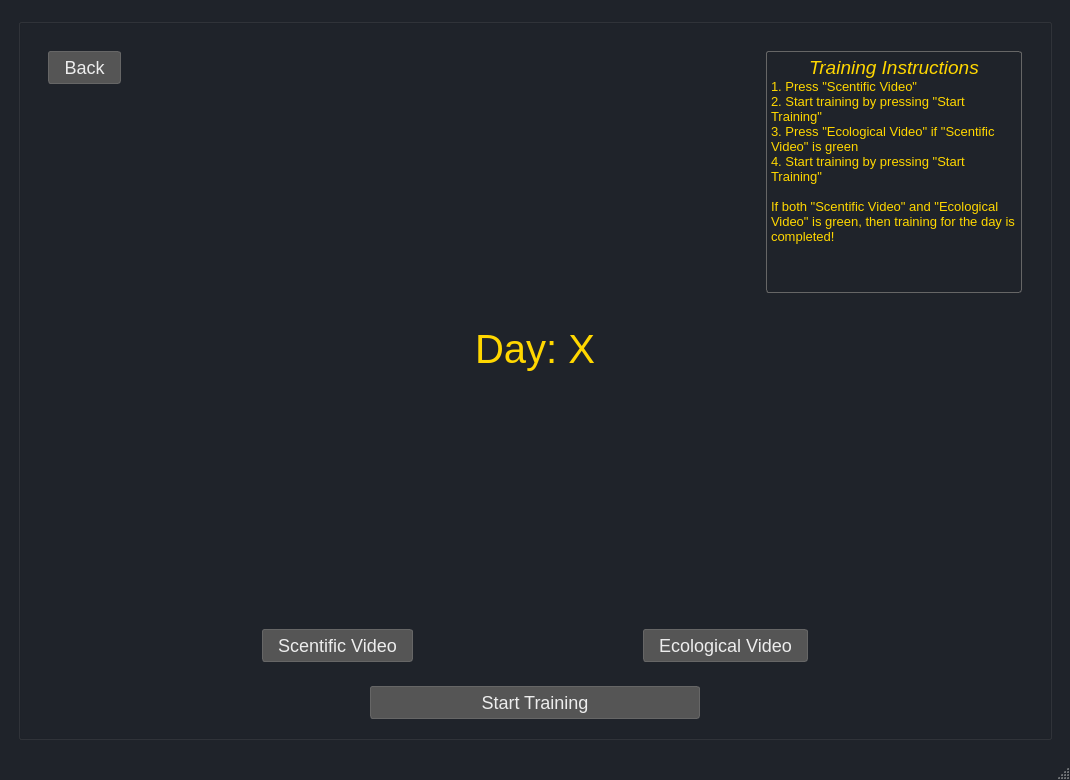
<?xml version="1.0" encoding="UTF-8"?>
<ui version="4.0">
 <class>MainWindow</class>
 <widget class="QMainWindow" name="MainWindow">
  <property name="geometry">
   <rect>
    <x>0</x>
    <y>0</y>
    <width>1070</width>
    <height>780</height>
   </rect>
  </property>
  <property name="font">
   <font>
    <family>Inter SemiBold</family>
    <pointsize>12</pointsize>
    <bold>true</bold>
   </font>
  </property>
  <property name="windowTitle">
   <string>Neurofeedback training</string>
  </property>
  <property name="windowIcon">
   <iconset resource="../Icons/Icons.qrc">
    <normaloff>:/MainWindow/KI_ICON_ONLY.png</normaloff>:/MainWindow/KI_ICON_ONLY.png</iconset>
  </property>
  <property name="styleSheet">
   <string notr="true">QMainWindow {
    background-color: #1f232a;
    color: #EDEDED;
}

#centralWidget{
	background-color: #1f232a;
}

QPushButton {
    background-color: #555;
    color: #EDEDED;
    border: 1px solid #666;
    padding: 5px 15px;
    border-radius: 3px;
    font-size: 18px;
    font-family: &quot;Inter SemiBold&quot;;
}

QPushButton:hover {
    background-color: #666;
}

QPushButton:pressed {
    background-color: #444;
}

QGroupBox {
    font-size: 18px;  /* Adjust the size as needed */
    color: #FFD700;   /* Change to your desired color */
}

QGroupBox::title {
    subcontrol-origin: margin;
    subcontrol-position: top center;  /* Adjust if you want the title to be left or right aligned */
	padding: 0 3px;
}

QStatusBar{
	color: #FFD700;
	font-size: 14px;  /* Adjust the size as needed */

}

QLabel{
	color: #FFD700;
}

QTextEdit{
	color: #FFD700;
	background-color: #1f232a;
	border: 1px solid #666;
    border-radius: 3px;
}

</string>
  </property>
  <widget class="QWidget" name="centralwidget">
   <layout class="QGridLayout" name="gridLayout">
    <item row="0" column="0">
     <widget class="QStackedWidget" name="stackedWidget">
      <property name="currentIndex">
       <number>1</number>
      </property>
      <widget class="QWidget" name="page_1">
       <layout class="QHBoxLayout" name="horizontalLayout">
        <item>
         <widget class="QGroupBox" name="page1_groupBox_Week1">
          <property name="sizePolicy">
           <sizepolicy hsizetype="Expanding" vsizetype="Expanding">
            <horstretch>0</horstretch>
            <verstretch>0</verstretch>
           </sizepolicy>
          </property>
          <property name="font">
           <font>
            <family>Source Serif Pro</family>
            <pointsize>-1</pointsize>
           </font>
          </property>
          <property name="title">
           <string>Week 1</string>
          </property>
          <property name="alignment">
           <set>Qt::AlignCenter</set>
          </property>
          <layout class="QVBoxLayout" name="verticalLayout">
           <item>
            <widget class="QPushButton" name="pb_Day1">
             <property name="text">
              <string>Day 1</string>
             </property>
             <property name="iconSize">
              <size>
               <width>50</width>
               <height>50</height>
              </size>
             </property>
            </widget>
           </item>
           <item>
            <widget class="QPushButton" name="pb_Day2">
             <property name="text">
              <string>Day 2</string>
             </property>
             <property name="iconSize">
              <size>
               <width>50</width>
               <height>50</height>
              </size>
             </property>
            </widget>
           </item>
           <item>
            <widget class="QPushButton" name="pb_Day3">
             <property name="text">
              <string>Day 3</string>
             </property>
             <property name="iconSize">
              <size>
               <width>50</width>
               <height>50</height>
              </size>
             </property>
            </widget>
           </item>
           <item>
            <widget class="QPushButton" name="pb_Day4">
             <property name="text">
              <string>Day 4</string>
             </property>
             <property name="iconSize">
              <size>
               <width>50</width>
               <height>50</height>
              </size>
             </property>
            </widget>
           </item>
           <item>
            <widget class="QPushButton" name="pb_Day5">
             <property name="text">
              <string>Day 5</string>
             </property>
             <property name="iconSize">
              <size>
               <width>50</width>
               <height>50</height>
              </size>
             </property>
            </widget>
           </item>
           <item>
            <widget class="QPushButton" name="pb_Day6">
             <property name="text">
              <string>Day 6</string>
             </property>
             <property name="iconSize">
              <size>
               <width>50</width>
               <height>50</height>
              </size>
             </property>
            </widget>
           </item>
           <item>
            <widget class="QPushButton" name="pb_Day7">
             <property name="text">
              <string>Day 7</string>
             </property>
             <property name="iconSize">
              <size>
               <width>50</width>
               <height>50</height>
              </size>
             </property>
            </widget>
           </item>
          </layout>
         </widget>
        </item>
        <item>
         <widget class="QGroupBox" name="page1_groupBox_Week2">
          <property name="sizePolicy">
           <sizepolicy hsizetype="Expanding" vsizetype="Expanding">
            <horstretch>0</horstretch>
            <verstretch>0</verstretch>
           </sizepolicy>
          </property>
          <property name="font">
           <font>
            <family>Source Serif Pro</family>
            <pointsize>-1</pointsize>
            <italic>false</italic>
            <bold>false</bold>
           </font>
          </property>
          <property name="title">
           <string>Week 2</string>
          </property>
          <property name="alignment">
           <set>Qt::AlignCenter</set>
          </property>
          <layout class="QVBoxLayout" name="verticalLayout_2">
           <item>
            <widget class="QPushButton" name="pb_Day8">
             <property name="text">
              <string>Day 8</string>
             </property>
             <property name="iconSize">
              <size>
               <width>50</width>
               <height>50</height>
              </size>
             </property>
            </widget>
           </item>
           <item>
            <widget class="QPushButton" name="pb_Day9">
             <property name="text">
              <string>Day 9</string>
             </property>
             <property name="iconSize">
              <size>
               <width>50</width>
               <height>50</height>
              </size>
             </property>
            </widget>
           </item>
           <item>
            <widget class="QPushButton" name="pb_Day10">
             <property name="text">
              <string>Day 10</string>
             </property>
             <property name="iconSize">
              <size>
               <width>50</width>
               <height>50</height>
              </size>
             </property>
            </widget>
           </item>
           <item>
            <widget class="QPushButton" name="pb_Day11">
             <property name="text">
              <string>Day 11</string>
             </property>
             <property name="iconSize">
              <size>
               <width>50</width>
               <height>50</height>
              </size>
             </property>
            </widget>
           </item>
           <item>
            <widget class="QPushButton" name="pb_Day12">
             <property name="text">
              <string>Day 12</string>
             </property>
             <property name="iconSize">
              <size>
               <width>50</width>
               <height>50</height>
              </size>
             </property>
            </widget>
           </item>
           <item>
            <widget class="QPushButton" name="pb_Day13">
             <property name="text">
              <string>Day 13</string>
             </property>
             <property name="iconSize">
              <size>
               <width>50</width>
               <height>50</height>
              </size>
             </property>
            </widget>
           </item>
           <item>
            <widget class="QPushButton" name="pb_Day14">
             <property name="text">
              <string>Day 14</string>
             </property>
             <property name="iconSize">
              <size>
               <width>50</width>
               <height>50</height>
              </size>
             </property>
            </widget>
           </item>
          </layout>
         </widget>
        </item>
       </layout>
      </widget>
      <widget class="QWidget" name="page_2">
       <layout class="QGridLayout" name="gridLayout_2">
        <item row="0" column="0">
         <widget class="QGroupBox" name="mainPage2_groupBox">
          <property name="font">
           <font>
            <pointsize>-1</pointsize>
           </font>
          </property>
          <property name="title">
           <string/>
          </property>
          <layout class="QVBoxLayout" name="verticalLayout_3">
           <item>
            <widget class="QGroupBox" name="page2_groupBox_BackButton">
             <property name="styleSheet">
              <string notr="true">QGroupBox {
    font-size: 18px;  /* Adjust the size as needed */
    color: #FFD700;   /* Change to your desired color */
	border: 0;
}</string>
             </property>
             <property name="title">
              <string/>
             </property>
             <layout class="QHBoxLayout" name="horizontalLayout_2">
              <item>
               <widget class="QGroupBox" name="groupBox">
                <property name="title">
                 <string/>
                </property>
                <layout class="QGridLayout" name="gridLayout_6">
                 <item row="0" column="0">
                  <widget class="QPushButton" name="pb_BackButton">
                   <property name="text">
                    <string>Back</string>
                   </property>
                   <property name="iconSize">
                    <size>
                     <width>50</width>
                     <height>50</height>
                    </size>
                   </property>
                  </widget>
                 </item>
                 <item row="1" column="0">
                  <spacer name="verticalSpacer_3">
                   <property name="orientation">
                    <enum>Qt::Vertical</enum>
                   </property>
                   <property name="sizeHint" stdset="0">
                    <size>
                     <width>20</width>
                     <height>40</height>
                    </size>
                   </property>
                  </spacer>
                 </item>
                 <item row="0" column="1">
                  <spacer name="horizontalSpacer">
                   <property name="orientation">
                    <enum>Qt::Horizontal</enum>
                   </property>
                   <property name="sizeHint" stdset="0">
                    <size>
                     <width>40</width>
                     <height>20</height>
                    </size>
                   </property>
                  </spacer>
                 </item>
                </layout>
               </widget>
              </item>
              <item>
               <spacer name="verticalSpacer">
                <property name="orientation">
                 <enum>Qt::Vertical</enum>
                </property>
                <property name="sizeHint" stdset="0">
                 <size>
                  <width>20</width>
                  <height>40</height>
                 </size>
                </property>
               </spacer>
              </item>
              <item>
               <widget class="QGroupBox" name="page2_groupBox_TextEdit">
                <property name="title">
                 <string/>
                </property>
                <layout class="QGridLayout" name="gridLayout_7">
                 <item row="0" column="1">
                  <widget class="QTextEdit" name="textEdit">
                   <property name="readOnly">
                    <bool>true</bool>
                   </property>
                   <property name="html">
                    <string>&lt;!DOCTYPE HTML PUBLIC &quot;-//W3C//DTD HTML 4.0//EN&quot; &quot;http://www.w3.org/TR/REC-html40/strict.dtd&quot;&gt;
&lt;html&gt;&lt;head&gt;&lt;meta name=&quot;qrichtext&quot; content=&quot;1&quot; /&gt;&lt;meta charset=&quot;utf-8&quot; /&gt;&lt;style type=&quot;text/css&quot;&gt;
p, li { white-space: pre-wrap; }
hr { height: 1px; border-width: 0; }
li.unchecked::marker { content: &quot;\2610&quot;; }
li.checked::marker { content: &quot;\2612&quot;; }
&lt;/style&gt;&lt;/head&gt;&lt;body style=&quot; font-family:'Segoe UI'; font-size:9pt; font-weight:400; font-style:normal;&quot;&gt;
&lt;p align=&quot;center&quot; style=&quot; margin-top:0px; margin-bottom:0px; margin-left:0px; margin-right:0px; -qt-block-indent:0; text-indent:0px;&quot;&gt;&lt;span style=&quot; font-size:14pt; font-style:italic;&quot;&gt;Training Instructions&lt;/span&gt;&lt;/p&gt;
&lt;p style=&quot; margin-top:0px; margin-bottom:0px; margin-left:0px; margin-right:0px; -qt-block-indent:0; text-indent:0px;&quot;&gt;&lt;span style=&quot; font-size:10pt;&quot;&gt;1. Press &amp;quot;Scentific Video&amp;quot;&lt;/span&gt;&lt;/p&gt;
&lt;p style=&quot; margin-top:0px; margin-bottom:0px; margin-left:0px; margin-right:0px; -qt-block-indent:0; text-indent:0px;&quot;&gt;&lt;span style=&quot; font-size:10pt;&quot;&gt;2. Start training by pressing &amp;quot;Start Training&amp;quot;&lt;/span&gt;&lt;/p&gt;
&lt;p style=&quot; margin-top:0px; margin-bottom:0px; margin-left:0px; margin-right:0px; -qt-block-indent:0; text-indent:0px;&quot;&gt;&lt;span style=&quot; font-size:10pt;&quot;&gt;3. Press &amp;quot;Ecological Video&amp;quot; if &amp;quot;Scentific Video&amp;quot; is green&lt;br /&gt;4. Start training by pressing &amp;quot;Start Training&amp;quot;&lt;/span&gt;&lt;/p&gt;
&lt;p style=&quot; margin-top:0px; margin-bottom:0px; margin-left:0px; margin-right:0px; -qt-block-indent:0; text-indent:0px;&quot;&gt;&lt;span style=&quot; font-size:10pt;&quot;&gt;&lt;br /&gt;If both &amp;quot;Scentific Video&amp;quot; and &amp;quot;Ecological Video&amp;quot; is green, then training for the day is completed!&lt;/span&gt;&lt;/p&gt;&lt;/body&gt;&lt;/html&gt;</string>
                   </property>
                  </widget>
                 </item>
                 <item row="0" column="0">
                  <spacer name="horizontalSpacer_9">
                   <property name="orientation">
                    <enum>Qt::Horizontal</enum>
                   </property>
                   <property name="sizeHint" stdset="0">
                    <size>
                     <width>192</width>
                     <height>20</height>
                    </size>
                   </property>
                  </spacer>
                 </item>
                </layout>
               </widget>
              </item>
             </layout>
            </widget>
           </item>
           <item>
            <widget class="QGroupBox" name="page2_groupBox_Title">
             <property name="styleSheet">
              <string notr="true">QGroupBox {
    font-size: 18px;  /* Adjust the size as needed */
    color: #FFD700;   /* Change to your desired color */
	border: 0;
}</string>
             </property>
             <property name="title">
              <string/>
             </property>
             <layout class="QGridLayout" name="gridLayout_3">
              <item row="0" column="2">
               <spacer name="horizontalSpacer_3">
                <property name="orientation">
                 <enum>Qt::Horizontal</enum>
                </property>
                <property name="sizeHint" stdset="0">
                 <size>
                  <width>40</width>
                  <height>20</height>
                 </size>
                </property>
               </spacer>
              </item>
              <item row="0" column="1">
               <widget class="QLabel" name="page2_dayLabel">
                <property name="font">
                 <font>
                  <pointsize>30</pointsize>
                 </font>
                </property>
                <property name="text">
                 <string>Day: X</string>
                </property>
               </widget>
              </item>
              <item row="1" column="1">
               <spacer name="verticalSpacer_2">
                <property name="orientation">
                 <enum>Qt::Vertical</enum>
                </property>
                <property name="sizeHint" stdset="0">
                 <size>
                  <width>20</width>
                  <height>40</height>
                 </size>
                </property>
               </spacer>
              </item>
              <item row="0" column="0">
               <spacer name="horizontalSpacer_2">
                <property name="orientation">
                 <enum>Qt::Horizontal</enum>
                </property>
                <property name="sizeHint" stdset="0">
                 <size>
                  <width>40</width>
                  <height>20</height>
                 </size>
                </property>
               </spacer>
              </item>
             </layout>
            </widget>
           </item>
           <item>
            <widget class="QGroupBox" name="page2_groupBox_Videos">
             <property name="styleSheet">
              <string notr="true">QGroupBox {
    font-size: 18px;  /* Adjust the size as needed */
    color: #FFD700;   /* Change to your desired color */
	border: 0;
}</string>
             </property>
             <property name="title">
              <string/>
             </property>
             <layout class="QGridLayout" name="gridLayout_4">
              <item row="1" column="0">
               <spacer name="horizontalSpacer_5">
                <property name="orientation">
                 <enum>Qt::Horizontal</enum>
                </property>
                <property name="sizeHint" stdset="0">
                 <size>
                  <width>40</width>
                  <height>20</height>
                 </size>
                </property>
               </spacer>
              </item>
              <item row="0" column="2">
               <spacer name="horizontalSpacer_4">
                <property name="orientation">
                 <enum>Qt::Horizontal</enum>
                </property>
                <property name="sizeHint" stdset="0">
                 <size>
                  <width>40</width>
                  <height>20</height>
                 </size>
                </property>
               </spacer>
              </item>
              <item row="1" column="3">
               <widget class="QPushButton" name="pb_ecologicalVideo">
                <property name="styleSheet">
                 <string notr="true">QPushButton:disabled {
    background-color: #272727;
}
</string>
                </property>
                <property name="text">
                 <string>Ecological Video</string>
                </property>
                <property name="iconSize">
                 <size>
                  <width>50</width>
                  <height>50</height>
                 </size>
                </property>
               </widget>
              </item>
              <item row="1" column="4">
               <spacer name="horizontalSpacer_6">
                <property name="orientation">
                 <enum>Qt::Horizontal</enum>
                </property>
                <property name="sizeHint" stdset="0">
                 <size>
                  <width>40</width>
                  <height>20</height>
                 </size>
                </property>
               </spacer>
              </item>
              <item row="1" column="1">
               <widget class="QPushButton" name="pb_ScentificVideo">
                <property name="styleSheet">
                 <string notr="true">QPushButton:disabled {
    background-color: #272727;
}
</string>
                </property>
                <property name="text">
                 <string>Scentific Video</string>
                </property>
                <property name="iconSize">
                 <size>
                  <width>50</width>
                  <height>50</height>
                 </size>
                </property>
               </widget>
              </item>
             </layout>
            </widget>
           </item>
           <item>
            <widget class="QGroupBox" name="page2_groupBox_training">
             <property name="styleSheet">
              <string notr="true">QGroupBox {
    font-size: 18px;  /* Adjust the size as needed */
    color: #FFD700;   /* Change to your desired color */
	border: 0;
}</string>
             </property>
             <property name="title">
              <string/>
             </property>
             <layout class="QGridLayout" name="gridLayout_5">
              <item row="0" column="2">
               <spacer name="horizontalSpacer_8">
                <property name="orientation">
                 <enum>Qt::Horizontal</enum>
                </property>
                <property name="sizeHint" stdset="0">
                 <size>
                  <width>40</width>
                  <height>20</height>
                 </size>
                </property>
               </spacer>
              </item>
              <item row="0" column="0">
               <spacer name="horizontalSpacer_7">
                <property name="orientation">
                 <enum>Qt::Horizontal</enum>
                </property>
                <property name="sizeHint" stdset="0">
                 <size>
                  <width>40</width>
                  <height>20</height>
                 </size>
                </property>
               </spacer>
              </item>
              <item row="0" column="1">
               <widget class="QPushButton" name="pb_startTraining">
                <property name="sizePolicy">
                 <sizepolicy hsizetype="Expanding" vsizetype="Fixed">
                  <horstretch>0</horstretch>
                  <verstretch>0</verstretch>
                 </sizepolicy>
                </property>
                <property name="styleSheet">
                 <string notr="true">QPushButton:disabled {
    background-color: #272727;
}
</string>
                </property>
                <property name="text">
                 <string>Start Training</string>
                </property>
                <property name="iconSize">
                 <size>
                  <width>50</width>
                  <height>50</height>
                 </size>
                </property>
               </widget>
              </item>
             </layout>
            </widget>
           </item>
          </layout>
         </widget>
        </item>
       </layout>
      </widget>
     </widget>
    </item>
   </layout>
  </widget>
  <widget class="QStatusBar" name="statusbar">
   <property name="sizeGripEnabled">
    <bool>true</bool>
   </property>
  </widget>
  <action name="actionQuit">
   <property name="text">
    <string>Quit</string>
   </property>
  </action>
  <action name="actionInfo">
   <property name="text">
    <string>About</string>
   </property>
  </action>
  <action name="actionHelp">
   <property name="text">
    <string>Information</string>
   </property>
  </action>
 </widget>
 <resources>
  <include location="../Icons/Icons.qrc"/>
 </resources>
 <connections/>
</ui>
